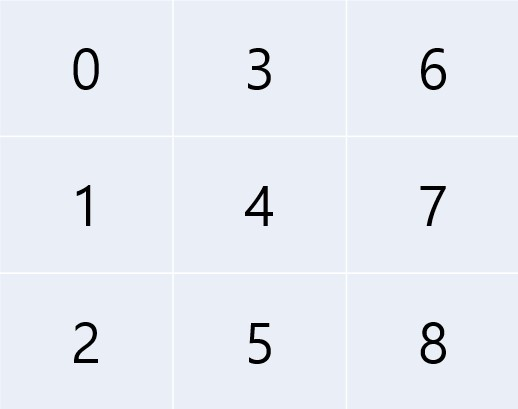
#> input picture resources/indexing_order.jpg, 518 x 409 px
$ python -i neighbor_mat.py   (imports and definitions only)
#> lines starting #> are read from the running program, lines starting #| are printed output that depends on the picture
import numpy as np
from scipy import sparse
import os,sys,math,time
import cv2
from Others import sumML
def neighborhood_mat(img, weight=None, is_multi=False):
    '''
    weight parameter can be 'normal','Laplacian','ML_Laplacian','MLsum'
    '''
#> called with is_multi = False

    t_start = time.time()
    ##preprocess according to weight functions...
    if weight == 'Laplacian':
        mask = np.array([[-1, -1, -1], [-1, 8, -1], [-1, -1, -1]]) #8-direction Laplacian
        img = cv2.filter2D(img,-1,mask)
    if weight == 'ML_Laplacian' or weight == 'MLsum':
        mask1 = np.array([[1,-2,1]])
        mask2 = np.array([[1],[-2],[1]])
        lap1 = cv2.filter2D(img,-1,mask1)
        lap2 = cv2.filter2D(img,-1,mask2)
        img = lap1 ** 2 + lap2 ** 2


    ##applying padding to image for computatioanl convenience
    img = img.astype(np.int16)
    img = np.pad(img, (1,1),constant_values=-1)
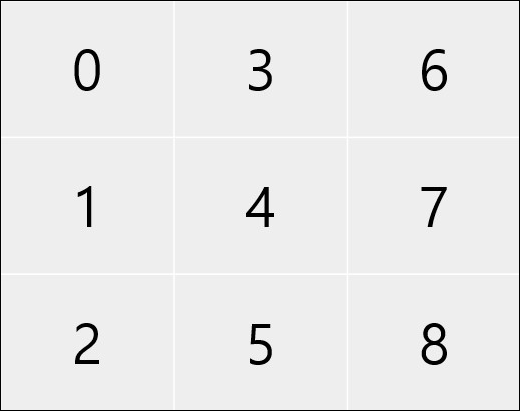
#> img: shape (411, 520) int16; min -1, max 255, mean 232.8; drawn with min black and max white
    shape = img.shape
#> shape = (411, 520)

    if weight == 'MLsum':
        img = sumML(img)


    ##loading scribbles...
    if is_multi:
        scribble = cv2.imread('./datasets/Emily-In-Paris-scribbles-plus.png')
    else:
        scribble = cv2.imread('./datasets/Emily-In-Paris-scribbles.png')
#> (the run stopped early here; a loop or call above may not have finished)
